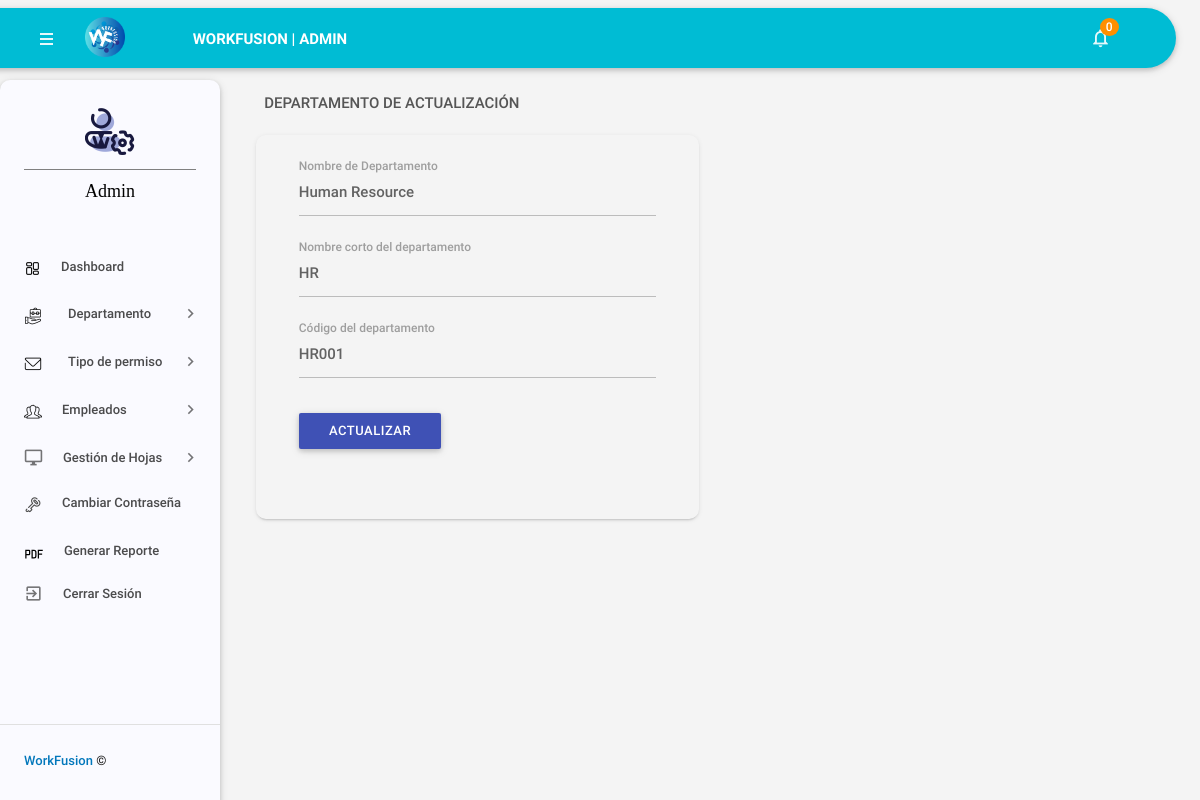
The page /admin/editdepartment.php?deptid=1 (signed in) on the database as committed earlier.
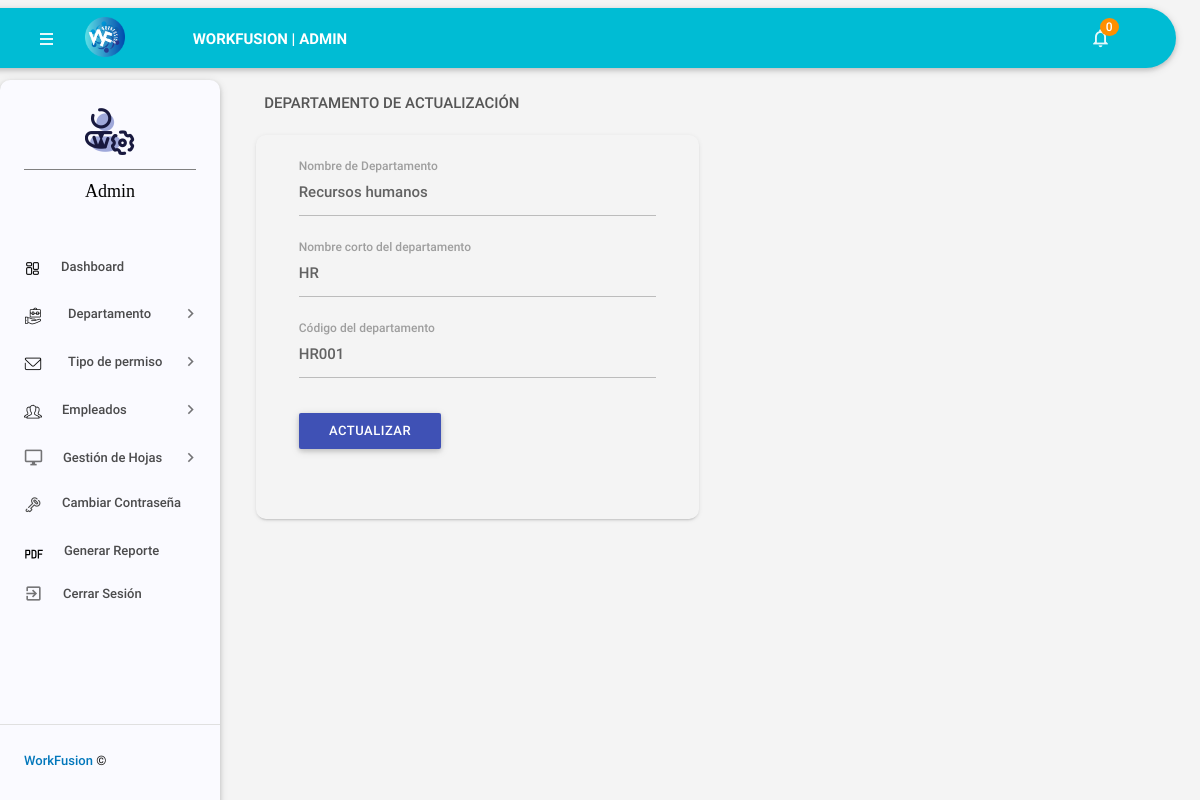
The same page on the database as committed later.
### tables this page shows
CREATE TABLE `tbldepartments` (
  `id` int(11) NOT NULL,
  `DepartmentName` varchar(150) DEFAULT NULL,
  `DepartmentShortName` varchar(100) NOT NULL,
  `DepartmentCode` varchar(50) DEFAULT NULL,
  `CreationDate` timestamp NULL DEFAULT current_timestamp()
);

### admin/editdepartment.php (the view, shortened to what this page needs)
<?php
include('includes/config.php');
if (strlen($_SESSION['alogin']) == 0) {
    header('location:index.php');
} else {
    ?>
    <!DOCTYPE html>
    <html lang="es">
    <head>
        <link type="text/css" rel="stylesheet" href="../assets/plugins/materialize/css/materialize.min.css" />
        <link href="../assets/plugins/material-preloader/css/materialPreloader.min.css" rel="stylesheet">
        <link href="../assets/css/alpha.min.css" rel="stylesheet" type="text/css" />
        <link href="../assets/css/custom.css" rel="stylesheet" type="text/css" />
    </head>
    <body>
        <?php include('includes/header.php'); ?>
        <?php include('includes/sidebar.php'); ?>
        <main class="mn-inner">
            <div class="row">
                <div class="col s12">
                    <div class="page-title">Departamento de actualización</div>
                </div>
                <div class="col s12 m12 l6">
                    <div class="card">
                        <div class="card-content">
                            <div class="row">
                                <form class="col s12" name="chngpwd" method="post">
                                    <?php
                                    $did = intval($_GET['deptid']);
                                    $sql = "SELECT * from tbldepartments WHERE id=:did";
                                    $query = $dbh->prepare($sql);
                                    $query->bindParam(':did', $did, PDO::PARAM_STR);
                                    $query->execute();
                                    $results = $query->fetchAll(PDO::FETCH_OBJ);
                                    if ($query->rowCount() > 0) {
                                        foreach ($results as $result) { ?>
                                            <div class="row">
                                                <div class="input-field col s12">
                                                    <input id="departmentname" type="text" class="validate" autocomplete="off"
                                                        name="departmentname"
                                                        value="<?php echo htmlentities($result->DepartmentName); ?>" required>
                                                    <label for="deptname">Nombre de Departamento</label>
                                                </div>
                                                <div class="input-field col s12">
                                                    <input id="departmentshortname" type="text" class="validate" autocomplete="off"
                                                        value="<?php echo htmlentities($result->DepartmentShortName); ?>"
                                                        name="departmentshortname" required>
                                                    <label for="deptshortname">Nombre corto del departamento</label>
                                                </div>
                                                <div class="input-field col s12">
                                                    <input id="deptcode" type="text" name="deptcode" class="validate"
                                                        autocomplete="off"
                                                        value="<?php echo htmlentities($result->DepartmentCode); ?>" required>
                                                    <label for="password">Código del departamento</label>
                                                </div>
                                            <?php }
                                    } ?>
                                        <div class="input-field col s12">
                                            <button type="submit" name="update"
                                                class="waves-effect waves-light btn indigo m-b-xs">ACTUALIZAR</button>
                                        </div>
                                    </div>
                                </form>
                            </div>
                        </div>
                    </div>
                </div>
            </div>
        </main>
        </div>
        <div class="left-sidebar-hover"></div>
    </body>
    </html>
<?php } ?>

Rows that differ between the two databases and show on the page:
changed tbldepartments "HR": departmentname "Human Resource" → "Recursos humanos"
